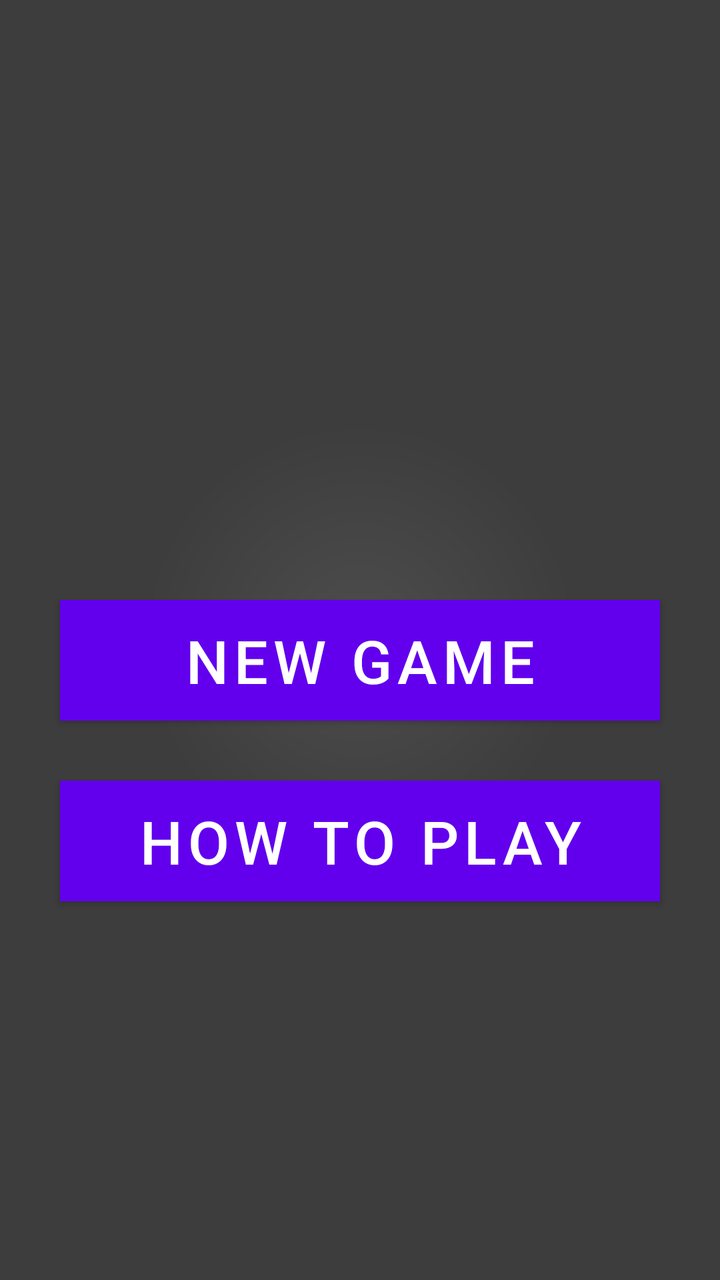
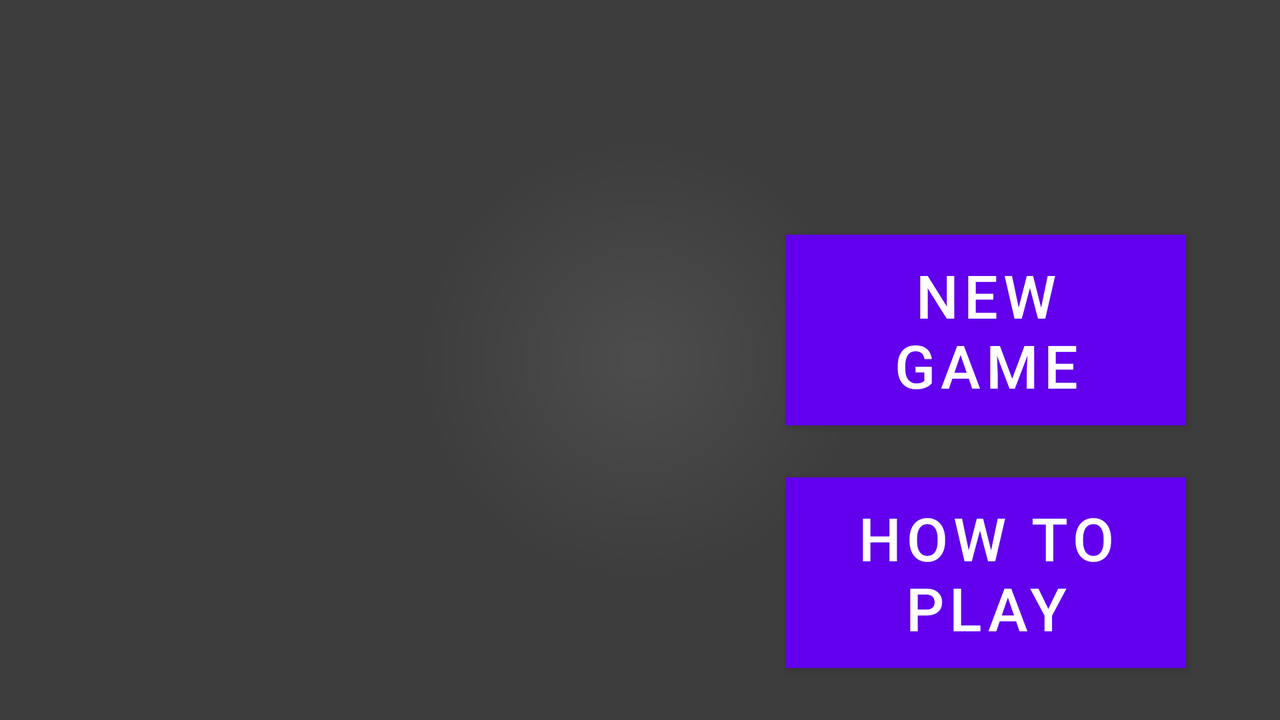

First picture: res/layout/ on a phone held upright. Second picture: the repository's own variant of that layout, on a device whose configuration matches the variant's folder. Source for both follows.
<!-- AndroidManifest.xml: application theme AppTheme -->
<!-- res/layout/activity_main_menu.xml -->
<RelativeLayout xmlns:android="http://schemas.android.com/apk/res/android"
    xmlns:tools="http://schemas.android.com/tools"
    android:layout_width="match_parent"
    android:layout_height="match_parent"
    android:background="@drawable/background"
    tools:context=".MainMenuActivity" >

    <Button
        android:id="@+id/newGameButton"
        android:layout_width="300dp"
        android:layout_height="wrap_content"
        android:layout_marginTop="300dp"
        android:layout_centerHorizontal="true"
        android:textSize="30sp"
        android:textColor="@android:color/white"
        android:background="@color/blue"
        android:text="@string/new_game"/>
    
    <Button 
        android:id="@+id/rules"
        android:layout_width="300dp"
        android:layout_height="wrap_content"
        android:layout_marginTop="30dp"
        android:layout_below="@+id/newGameButton"
        android:layout_centerHorizontal="true"
        android:textSize="30sp"
        android:textColor="@android:color/white"
        android:background="@color/green"
        android:text="@string/help" />

</RelativeLayout>
<!-- resources referenced by this layout -->
<resources>
  <color name="blue">#1B84E0</color>
  <color name="green">#00A303</color>
  <!-- drawable background (drawable) -->
  <?xml version="1.0" encoding="utf-8"?>
  <shape xmlns:android="http://schemas.android.com/apk/res/android" android:shape="rectangle">
  <gradient
      android:startColor="@color/grey"
      android:endColor="@color/dark_grey"
      android:gradientRadius="326"
      android:type="radial"/>
  </shape>
  <string name="help">How To Play</string>
  <string name="new_game">New Game</string>
  <color name="grey">#4D4D4D</color>
  <color name="dark_grey">#3D3D3D</color>
</resources>
<!-- res/layout-land/activity_main_menu.xml (the repository's variant of the layout above) -->
<!-- drawn on the phone turned sideways -->
<RelativeLayout xmlns:android="http://schemas.android.com/apk/res/android"
    xmlns:tools="http://schemas.android.com/tools"
    android:layout_width="match_parent"
    android:layout_height="match_parent"
    android:background="@drawable/background"
    tools:context=".MainMenuActivity" >

    <Button
        android:id="@+id/rules"
        android:layout_width="200dp"
        android:layout_height="wrap_content"
        android:layout_alignLeft="@+id/newGameButton"
        android:layout_alignParentBottom="true"
        android:layout_marginBottom="26dp"
        android:background="@color/green"
        android:text="@string/help"
        android:textColor="@android:color/white"
        android:textSize="30sp" />

    <Button
        android:id="@+id/newGameButton"
        android:layout_width="200dp"
        android:layout_height="wrap_content"
        android:layout_above="@+id/rules"
        android:layout_alignParentRight="true"
        android:layout_marginBottom="26dp"
        android:layout_marginRight="47dp"
        android:background="@color/blue"
        android:text="@string/new_game"
        android:textColor="@android:color/white"
        android:textSize="30sp" />

</RelativeLayout>
